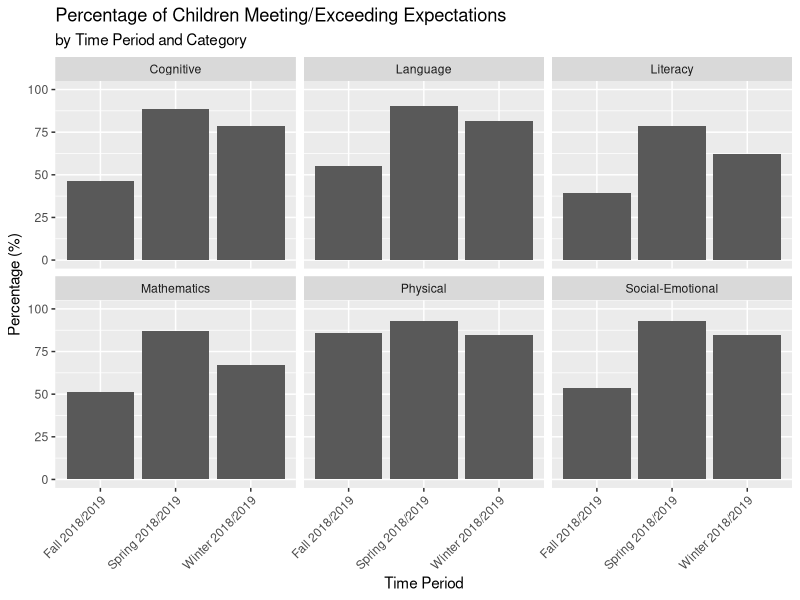
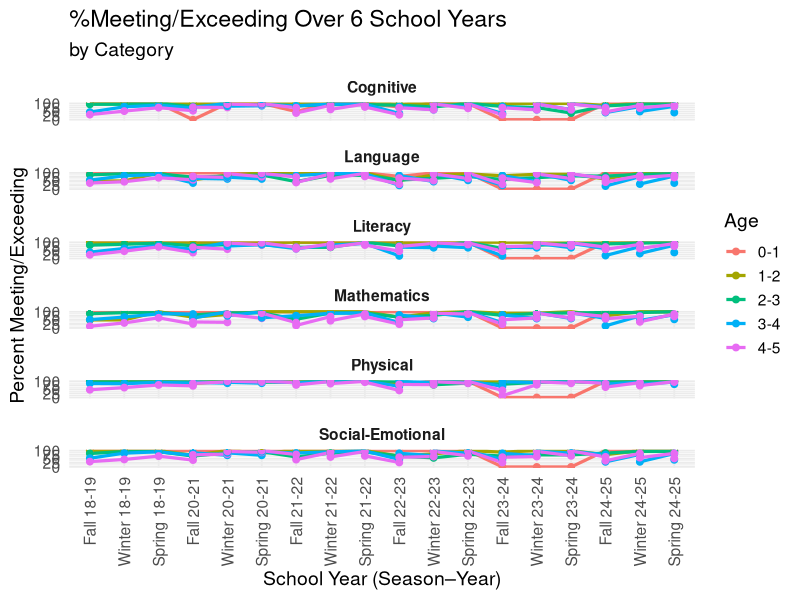
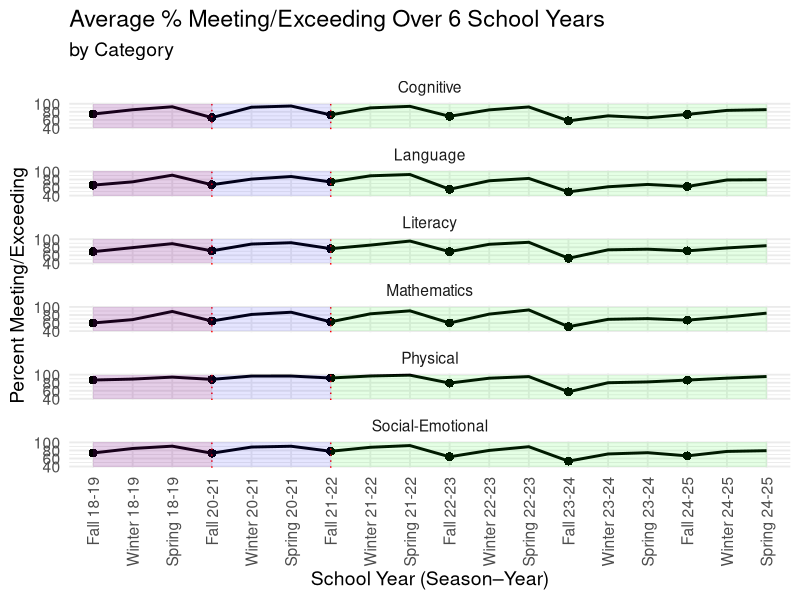
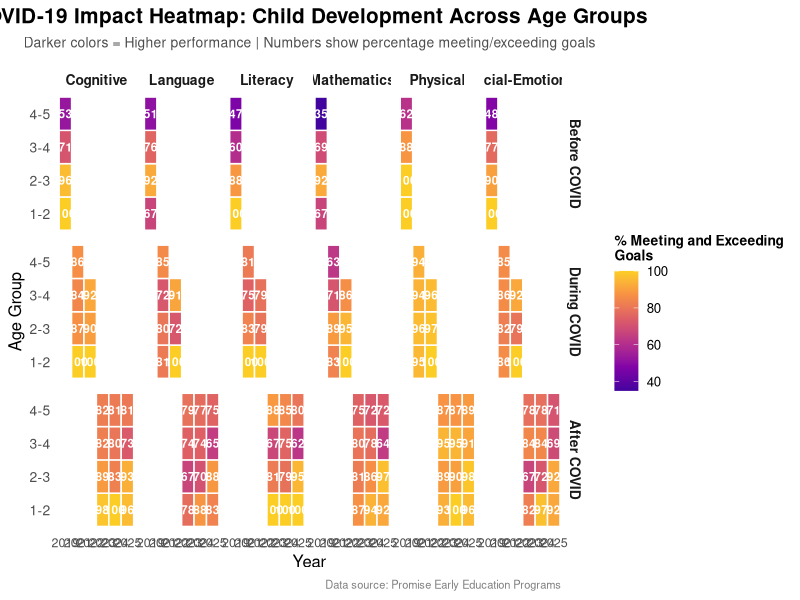
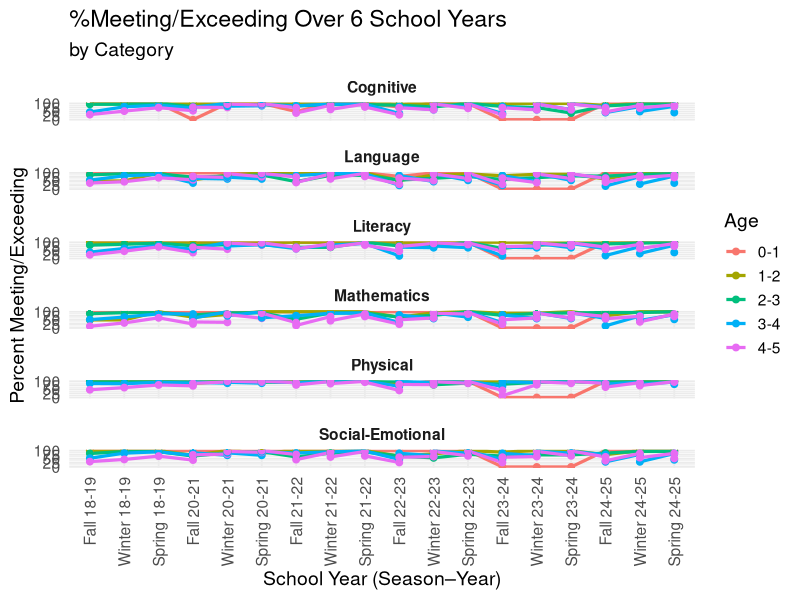
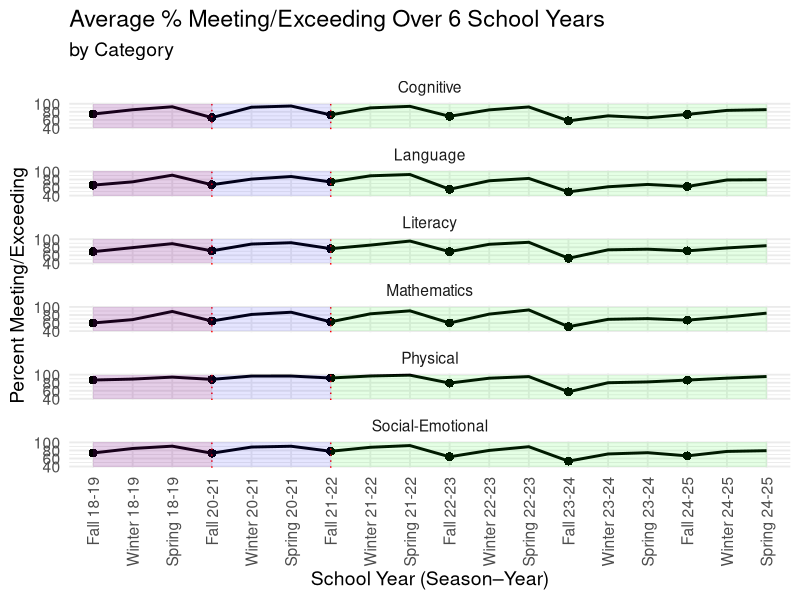
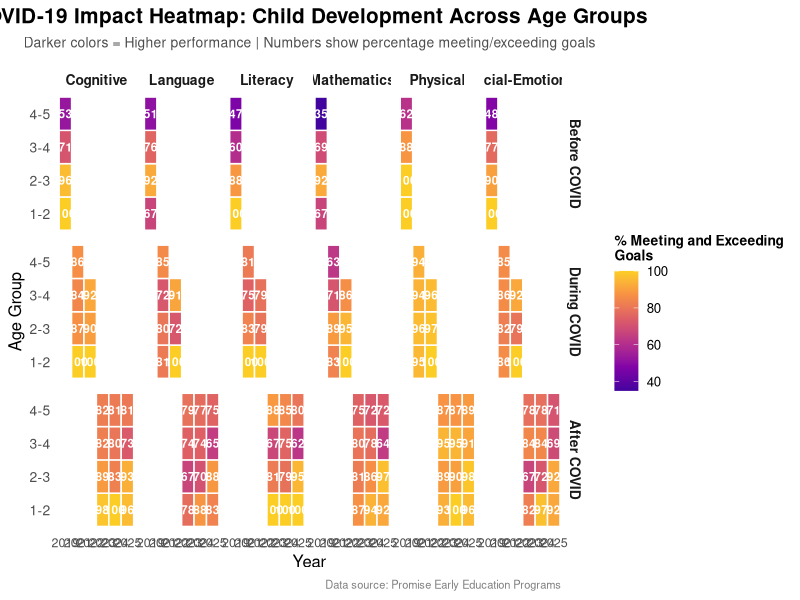

Source code (R) for these figures, in order:
## ---- chunk 1
library(tidyverse)
library(broom)
library(readxl)
library(dplyr)
library(skimr)
## ---- chunk 2
prof_2018_2019 <- read_excel("../data/ignore/file_show.xlsx")
## ---- chunk 3
glimpse(prof_2018_2019)
## ---- chunk 4
skim(prof_2018_2019)
## ---- chunk 5
categorized_data_2018_2019 <- prof_2018_2019 |>
  group_by(`Time Period`, `Category`) |>
  summarise(
    `Total # Children` = sum(`# Children`, na.rm = TRUE), 
    `Meeting / Exceeding Children` = sum(`# Meeting / Exceeding`, na.rm = TRUE), 
    `% percentage` = round(`Meeting / Exceeding Children` / `Total # Children` * 100, 2),
    .groups = "drop"
  )
## ---- chunk 6
ggplot(categorized_data_2018_2019, aes(x = `Time Period`, y = `% percentage`)) +
  geom_col() +
  facet_wrap(~ `Category`) +
  ylim(0, 100) +
  labs(
    title = "Percentage of Children Meeting/Exceeding Expectations",
    subtitle = "by Time Period and Category",
    x = "Time Period",
    y = "Percentage (%)"
  ) + 
  theme(axis.text.x = element_text(angle = 45, hjust = 1))
## ---- chunk 7
X2018_2019 <- read_excel("../data/ignore/2018-2019.xlsx")
X2020_2021 <- read_excel("../data/ignore/2020-2021.xlsx")
X2021_2022 <- read_excel("../data/ignore/2021-2022.xlsx")
X2022_2023 <- read_excel("../data/ignore/2022-2023.xlsx")
X2023_2024 <- read_excel("../data/ignore/2023-2024.xlsx")
X2024_2025 <- read_excel("../data/ignore/2024-2025.xlsx")
## ---- chunk 8
general_data_table <- bind_rows(
  #for each year we need to first convert our number of children, number of meeting/exceeding, and percentage of meeting/exceeding in numerit values and create a year column that would help us with sorting and labeling
  X2018_2019 |>
    mutate(
      `# Children` = parse_number(as.character(`# Children`), na = c("N/A", "NA")), 
      `# Meeting / Exceeding` = parse_number(as.character(`# Meeting / Exceeding`), na = c("N/A", "NA")), 
      `% Meeting / Exceeding` = parse_number(as.character(`% Meeting / Exceeding`)), 
      year = "18-19"), 
  X2020_2021 |>
    mutate(
      `# Children` = parse_number(as.character(`# Children`), na = c("N/A", "NA")), 
      `# Meeting / Exceeding` = parse_number(as.character(`# Meeting / Exceeding`), na = c("N/A", "NA")), 
      `% Meeting / Exceeding` = parse_number(as.character(`% Meeting / Exceeding`)), 
      year = "20-21"), 
  X2021_2022|>
    mutate(
      `# Children` = parse_number(as.character(`# Children`), na = c("N/A", "NA")), 
      `# Meeting / Exceeding` = parse_number(as.character(`# Meeting / Exceeding`), na = c("N/A", "NA")), 
      `% Meeting / Exceeding` = parse_number(as.character(`% Meeting / Exceeding`)), 
      year = "21-22"), 
  X2022_2023|>
    mutate(
      `# Children` = parse_number(as.character(`# Children`), na = c("N/A", "NA")), 
      `# Meeting / Exceeding` = parse_number(as.character(`# Meeting / Exceeding`), na = c("N/A", "NA")), 
      `% Meeting / Exceeding` = parse_number(as.character(`% Meeting / Exceeding`)), 
      year = "22-23"), 
  X2023_2024|>
    mutate(
      `# Children` = parse_number(as.character(`# Children`), na = c("N/A", "NA")), 
      `# Meeting / Exceeding` = parse_number(as.character(`# Meeting / Exceeding`), na = c("N/A", "NA")), 
      `% Meeting / Exceeding` = parse_number(as.character(`% Meeting / Exceeding`), na = c("N/A", "NA", "#DIV/0!")), 
      year = "23-24"), 
  X2024_2025|>
    mutate(
      `# Children` = parse_number(as.character(`# Children`), na = c("N/A", "NA")), 
      `# Meeting / Exceeding` = parse_number(as.character(`# Meeting / Exceeding`), na = c("N/A", "NA")), 
      `% Meeting / Exceeding` = parse_number(as.character(`% Meeting / Exceeding`)), 
      year = "24-25")
  ) |>
  #shortening and simplifying the label for each school year and trimester
  mutate(
    season = case_when(
      str_detect(`Time Period`, "Fall") ~ "Fall",
      str_detect(`Time Period`, "Winter") ~ "Winter",
      str_detect(`Time Period`, "Spring") ~ "Spring"
    ),
    label = paste(season, year),
    #sorting for chronological order taking the beginning of the school year and the code for each season (Fall - 1, Winter - 2, Spring - 3)
    #e.g. Fall 2018-2019 -> 181, Winter 2021-2022 -> 212
    sort_num = as.numeric(str_sub(year, 1, 2)) * 10 + match(season, c("Fall","Winter","Spring")) 
  )
#ordering our data chronologically
general_data_table <- general_data_table |>
  mutate(
    label = fct_reorder(label, sort_num)
  )
## ---- chunk 9
general_data_plot <- ggplot(general_data_table, aes(x = label, y = `% Meeting / Exceeding`, color = Age, group = Age)) +
  geom_line(size = 1.1) +
  geom_point(size = 2) +
  facet_wrap(~ Category, ncol = 1) +
  ylim(0, 100)+
  labs(
    title = "%Meeting/Exceeding Over 6 School Years",
    subtitle = "by Category",
    x = "School Year (Season–Year)",
    y = "Percent Meeting/Exceeding"
  ) +
  theme_minimal(base_size = 14) +
  theme(
    axis.text.x = element_text(angle = 90, hjust = 1, vjust = 0.5),
    strip.text = element_text(face = "bold"),
    panel.spacing = unit(1, "lines")
  )

general_data_plot

#saving
ggsave("general_plot.png", general_data_plot, width = 10, height = 20, dpi = 300)
## ---- chunk 10
#creating a new column that would help us highlight the beginning of the school year
average_general_data_table <- general_data_table |>
  mutate(is_fall = (`season` == "Fall"))

#calculating the average of all age groups' seasonal performance
average_general_data_table <- average_general_data_table |>
  group_by(Category, label, sort_num, is_fall) |>
  summarise(
    `Avg Meeting Exceeding` = mean(`% Meeting / Exceeding`, na.rm = TRUE),
    .groups = "drop"
  )

average_general_data_table 

#plotting
average_general_data_plot <- ggplot(average_general_data_table, aes(x = label, y = `Avg Meeting Exceeding`, group = Category)) +
  geom_line(size = 1) +
  geom_point(aes(size = ifelse(is_fall, 4, NA)), shape = 20, stroke = 0) +
  geom_vline(xintercept = "Fall 20-21", linetype = "dotted", color = "red")+
  geom_vline(xintercept = "Fall 21-22", linetype = "dotted", color = "red")+
  annotate("rect", xmin="Fall 18-19", xmax="Fall 20-21", ymin = 40, ymax = 100, alpha = 0.1, fill = "red")+
  annotate("rect", xmin="Fall 18-19", xmax="Fall 21-22", ymin = 40, ymax = 100, alpha = 0.1, fill = "blue")+
  annotate("rect", xmin="Fall 21-22", xmax="Spring 24-25", ymin = 40, ymax = 100, alpha = 0.1, fill = "green")+
  facet_wrap(~ Category, ncol = 1) +
  ylim(40, 100)+
  labs(
    title = "Average % Meeting/Exceeding Over 6 School Years",
    subtitle = "by Category",
    x = "School Year (Season–Year)",
    y = "Percent Meeting/Exceeding"
  ) +
  theme_minimal(base_size = 14) +
  theme(
    axis.text.x = element_text(angle = 90, hjust = 1, vjust = 0.5),
    legend.position = "none"
  )

average_general_data_plot

#saving
ggsave("average_general_plot.png", average_general_data_plot, width = 10, height = 15, dpi = 300)
## ---- chunk 11

### Put together all the data from different years
data <- bind_rows( X2018_2019 |> select(Category, `# Children`, Age, `# Meeting / Exceeding`, `Time Period`) |> mutate(`# Children` = suppressWarnings(as.numeric(`# Children`)), 
`# Meeting / Exceeding` = suppressWarnings(as.numeric(`# Meeting / Exceeding`)), 
year = "2019"),
X2020_2021 |> select(Category, `# Children`, Age, `# Meeting / Exceeding`, `Time Period`) |> 
mutate(`# Children` = suppressWarnings(as.numeric(`# Children`)), 
`# Meeting / Exceeding` = suppressWarnings(as.numeric(`# Meeting / Exceeding`)), 
year = "2021"), 
X2021_2022 |> select(Category, `# Children`, Age, `# Meeting / Exceeding`, `Time Period`) |> 
mutate(`# Children` = suppressWarnings(as.numeric(`# Children`)), 
`# Meeting / Exceeding` = suppressWarnings(as.numeric(`# Meeting / Exceeding`)), 
year = "2022"),
X2022_2023 |> select(Category, `# Children`, Age, `# Meeting / Exceeding`, `Time Period`) |> 
mutate(`# Children` = suppressWarnings(as.numeric(`# Children`)), 
`# Meeting / Exceeding` = suppressWarnings(as.numeric(`# Meeting / Exceeding`)), 
year = "2023"),
X2023_2024 |> select(Category, `# Children`, Age, `# Meeting / Exceeding`, `Time Period`) |> 
mutate(`# Children` = suppressWarnings(as.numeric(`# Children`)), 
`# Meeting / Exceeding` = suppressWarnings(as.numeric(`# Meeting / Exceeding`)), 
year = "2024"),
X2024_2025 |> select(Category, `# Children`, Age, `# Meeting / Exceeding`, `Time Period`) |> 
mutate(`# Children` = suppressWarnings(as.numeric(`# Children`)), 
`# Meeting / Exceeding` = suppressWarnings(as.numeric(`# Meeting / Exceeding`)), 
year = "2025")
)

# filter 0-1 age group and calculate percentages
data <- data |>
filter(Age != "0-1") |>
drop_na() |>
group_by(year, Category, Age) |>
summarise(percent = sum(`# Meeting / Exceeding`) / sum(`# Children`) * 100, .groups = "drop") |>
mutate( covid_period = case_when(
year == "2019" ~ "Before COVID",
year %in% c("2021", "2022") ~ "During COVID",
TRUE ~ "After COVID"
  ),
covid_period = factor(covid_period, levels = c("Before COVID", "During COVID", "After COVID"))
)

## Heatmap
covid_plot <- ggplot(data, aes(x = year, y = Age, fill = percent)) +
geom_tile(color = "white", size = 0.5) +
geom_text(aes(label = round(percent, 0)), color = "white", fontface = "bold", size = 3) +
facet_grid(covid_period ~ Category, scales = "free_y", space = "free_y") +
scale_fill_viridis_c(option = "plasma", begin = 0.1, end = 0.9) +
labs(title = "COVID-19 Impact Heatmap: Child Development Across Age Groups",
subtitle = "Darker colors = Higher performance | Numbers show percentage meeting/exceeding goals",
x = "Year", y = "Age Group", fill = "% Meeting and Exceeding\nGoals",
caption = "Data source: Promise Early Education Programs") +
theme_minimal(base_size = 12) +
theme(
plot.title = element_text(face = "bold", size = 15, hjust = 0.5),
plot.subtitle = element_text(size = 10, hjust = 0.5, color = "gray30", margin = margin(b = 10)),
axis.text.x = element_text(angle = 0, hjust = 0.5, size = 9),
axis.text.y = element_text(size = 10),
strip.text = element_text(face = "bold", size = 10),
legend.position = "right",
legend.title = element_text(face = "bold", size = 10),
panel.grid = element_blank(),
plot.caption = element_text(size = 8, color = "gray50", hjust = 1)
  )

# Save png
ggsave("covid_impact_heatmap.png", covid_plot, width = 14, height = 10, dpi = 300)
covid_plot
